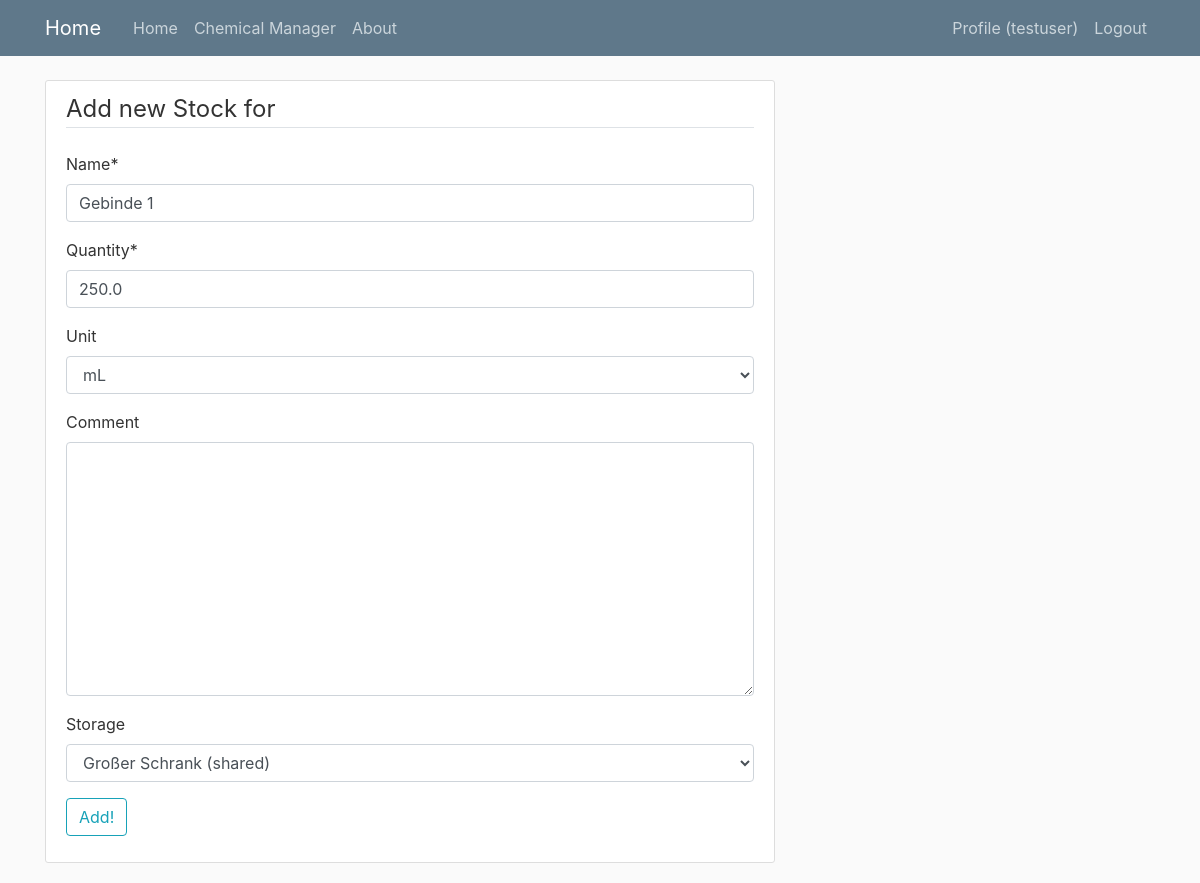
Screenshot of /chemmanager/stock/1/ (signed in) with the database file from the repository.
### chemmanager/models.py (models this page shows, shortened)
class Stock(models.Model):
    name = models.CharField(max_length=250)
    quantity = models.FloatField()
    comment = models.TextField(blank=True, null=True)
    date_created = models.DateTimeField(default=timezone.now)
    date_changed = models.DateTimeField(auto_now=True)
    chemical = models.ForeignKey(Chemical, on_delete=models.CASCADE, blank=True, null=True)
    storage = models.ForeignKey(Storage, on_delete=models.CASCADE, blank=True, null=True)
    unit = models.ForeignKey(Unit, on_delete=models.CASCADE, blank=True, null=True)
    class Meta:
        ordering = ['-date_changed']

class Unit(models.Model):
    name = models.CharField(max_length=100)
    equals_standard = models.CharField(max_length=100, blank=True, null=True)
    equals_standard_unit = models.ForeignKey('self', on_delete=models.CASCADE, blank=True, null=True)
    def __str__(self):
        return self.name

class Storage(models.Model):
    name = models.CharField(max_length=250)
    creator = models.ForeignKey(User, on_delete=models.CASCADE, blank=True, null=True)
    workgroup = models.ManyToManyField(Workgroup)
    def __str__(self):
        if self.workgroup.count() > 1:
            return f'{self.name} (shared)'
        else:
            return self.name

### chemmanager/views.py (the view, shortened to what this page needs)
# urls.py: path('stock/<int:pk>/', login_required(StockUpdateView.as_view()), name='stock-update'),
class StockUpdateView(LoginRequiredMixin, UserPassesTestMixin, UpdateView):
    model = Stock
    form_class = StockUpdateForm
    def get_form_kwargs(self):
        kwargs = super(StockUpdateView, self).get_form_kwargs()
        kwargs.update({
            'request': self.request,
        })
        return kwargs
    def test_func(self):
        stock = self.get_object()
        if self.request.user.profile.workgroup == stock.chemical.workgroup:
            return True
        else:
            return False

### chemmanager/forms.py
class StockUpdateForm(forms.ModelForm):
    def __init__(self, *args, **kwargs):
        request = kwargs.pop('request')
        super(StockUpdateForm, self).__init__(*args, **kwargs)
        print(request.user.groups.all())
        self.fields['storage'].queryset = Storage.objects.filter(workgroup=request.user.profile.workgroup).distinct()
    class Meta:
        model = Stock
        fields = ('name', 'quantity', 'unit', 'comment', 'storage')

### chemmanager/templates/chemmanager/stock_form.html (shortened to what this page needs)
{% extends "chemmanager/chemmanager_base.html" %}
{% load crispy_forms_tags %}
{% block content %}
    <div class="content-section">
        <form method="POST">
            <fieldset class="form-group">
                <legend class="border-bottom mb-4">Add new Stock for {{ chemical }} </legend>
                {{ form|crispy }}
                <button class="btn btn-outline-info" type="submit">Add!</button>
            </fieldset>
        </form>
    </div>
{% endblock content %}

### blog/templates/blog/base.html (shortened to what this page needs)
{% load static %}
<!DOCTYPE html>
<html lang="en">
<head>
    <link rel="stylesheet" href="https://stackpath.bootstrapcdn.com/bootstrap/4.4.1/css/bootstrap.min.css">
    <link rel="stylesheet" href="{% static 'blog/main.css' %}">
</head>
<body>
    <header class="site-header">
      <nav class="navbar navbar-expand-md navbar-dark bg-steel fixed-top">
        <div class="container">
          <a class="navbar-brand mr-4" href="{% url 'blog-home' %}">Home</a>
          <div class="collapse navbar-collapse" id="navbarToggle">
            <div class="navbar-nav mr-auto">
                <a class="nav-item nav-link" href="{% url 'blog-home' %}">Home</a>
                <a class="nav-item nav-link" href="{% url 'chemmanager-home' %}">Chemical Manager</a>
                <a class="nav-item nav-link" href="{% url 'blog-about' %}">About</a>
            </div>
            <div class="navbar-nav">
                {% if user.is_authenticated %}
                    <a class="nav-item nav-link" href="{% url 'profile' %}">Profile ({{ user }})</a>
                    <a class="nav-item nav-link" href="{% url 'logout' %}">Logout</a>
                {% else %}
                    <a class="nav-item nav-link" href="{% url 'login' %}">Login</a>
                    <a class="nav-item nav-link" href="{% url 'register' %}">Register</a>
                {% endif %}
            </div>
          </div>
        </div>
      </nav>
    </header>
    {% block base_content %}{% endblock %}
</body>
</html>

### blog/static/blog/main.css (style rules this page uses)
body { background: #fafafa; color: #333333; margin-top: 5rem; }
.bg-steel { background-color: #5f788a; }
.site-header .navbar-nav .nav-link { color: #cbd5db; }
.content-section { background: #ffffff; padding: 10px 20px; border: 1px solid #dddddd; border-radius: 3px; margin-bottom: 20px; }

### rows the page displays
Stock: name "Gebinde 1", quantity "250.0", unit "mL", storage "Großer Schrank (shared)"

### other values shown
{{ user }} "testuser"
